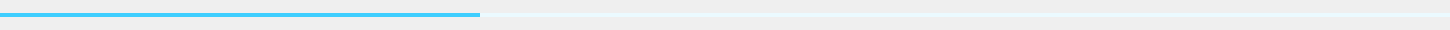
<?xml version="1.0" encoding="UTF-8"?>
<ui version="4.0">
 <class>PlaySlider</class>
 <widget class="QWidget" name="PlaySlider">
  <property name="geometry">
   <rect>
    <x>0</x>
    <y>0</y>
    <width>1450</width>
    <height>30</height>
   </rect>
  </property>
  <property name="windowTitle">
   <string>PlaySlider</string>
  </property>
  <property name="styleSheet">
   <string notr="true">#playSliderBg{
background-color : #000000;
}</string>
  </property>
  <widget class="QFrame" name="inLine">
   <property name="geometry">
    <rect>
     <x>0</x>
     <y>13</y>
     <width>1450</width>
     <height>4</height>
    </rect>
   </property>
   <property name="styleSheet">
    <string notr="true">#inLine{
background-color : #EBFAFF;
}</string>
   </property>
   <property name="frameShape">
    <enum>QFrame::Shape::NoFrame</enum>
   </property>
  </widget>
  <widget class="QFrame" name="outLine">
   <property name="geometry">
    <rect>
     <x>0</x>
     <y>13</y>
     <width>480</width>
     <height>4</height>
    </rect>
   </property>
   <property name="styleSheet">
    <string notr="true">#outLine{
background-color : #3ECEFE;
}</string>
   </property>
   <property name="frameShape">
    <enum>QFrame::Shape::NoFrame</enum>
   </property>
  </widget>
 </widget>
 <resources/>
 <connections/>
</ui>
